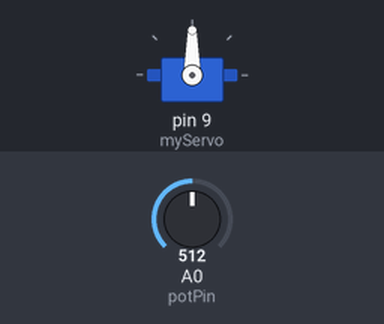
This sketch was run on a simulated Arduino Uno, built with avr-gcc and run on an emulated ATmega328P. Shown: servo. The test bench sets the inputs (shaded band); at power-on: A0 (potPin) = 512.

Above: at 1.2 s.
1.3 s: A0 (potPin) set to 716
At 2.6 s:
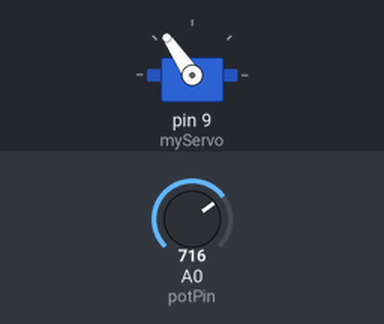
2.9 s: A0 (potPin) set to 511
At 4.2 s:
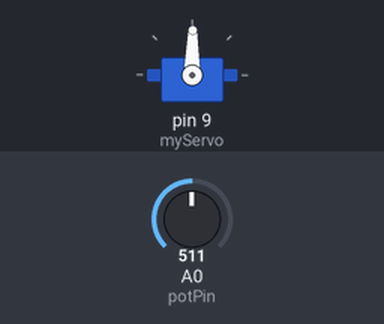
4.5 s: A0 (potPin) set to 306
At 5.7 s:
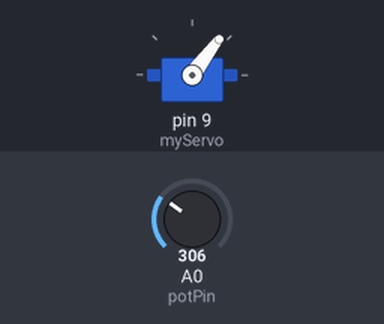
6.1 s: A0 (potPin) set to 122
At 6.6 s:
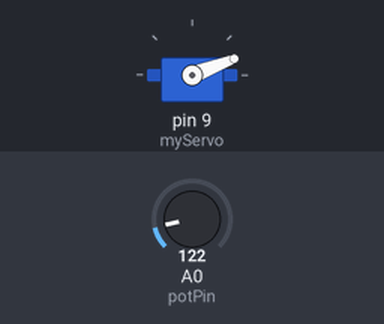
7.7 s: A0 (potPin) set to 0
At 8.3 s:
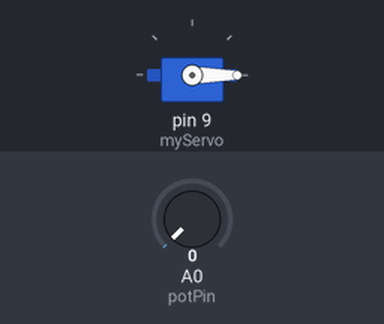
Timing chart, 0 to 10.3 s (numbered marks = the images above; inputs shaded):
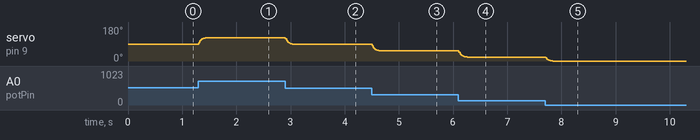

The sketch:

arduino_servopotentiometerproject1.ino
```cpp
#include <Servo.h>

Servo myServo;

const int potPin = A0;
int potValue = 0;
int angle = 0;

void setup() {
  myServo.attach(9);
}

void loop() {
  potValue = analogRead(potPin);

  // map potentiometer (0–1023) to servo angle (0–180)
  angle = map(potValue, 0, 1023, 0, 180);

  // smooth movement (optional filtering)
  static float smoothAngle = 90;
  smoothAngle = (smoothAngle * 0.8) + (angle * 0.2);

  myServo.write((int)smoothAngle);

  delay(10);
}
```

Measured:
- after the input at 1.3 s, servo on pin 9 (myServo): 90° → 124° at once
- after the input at 2.9 s, servo on pin 9 (myServo): 124° → 89° at once
- after the input at 4.5 s, servo on pin 9 (myServo): 89° → 53° at once
- after the input at 6.1 s, servo on pin 9 (myServo): 53° → 21° at once
- after the input at 7.7 s, servo on pin 9 (myServo): 21° → 0° at once
